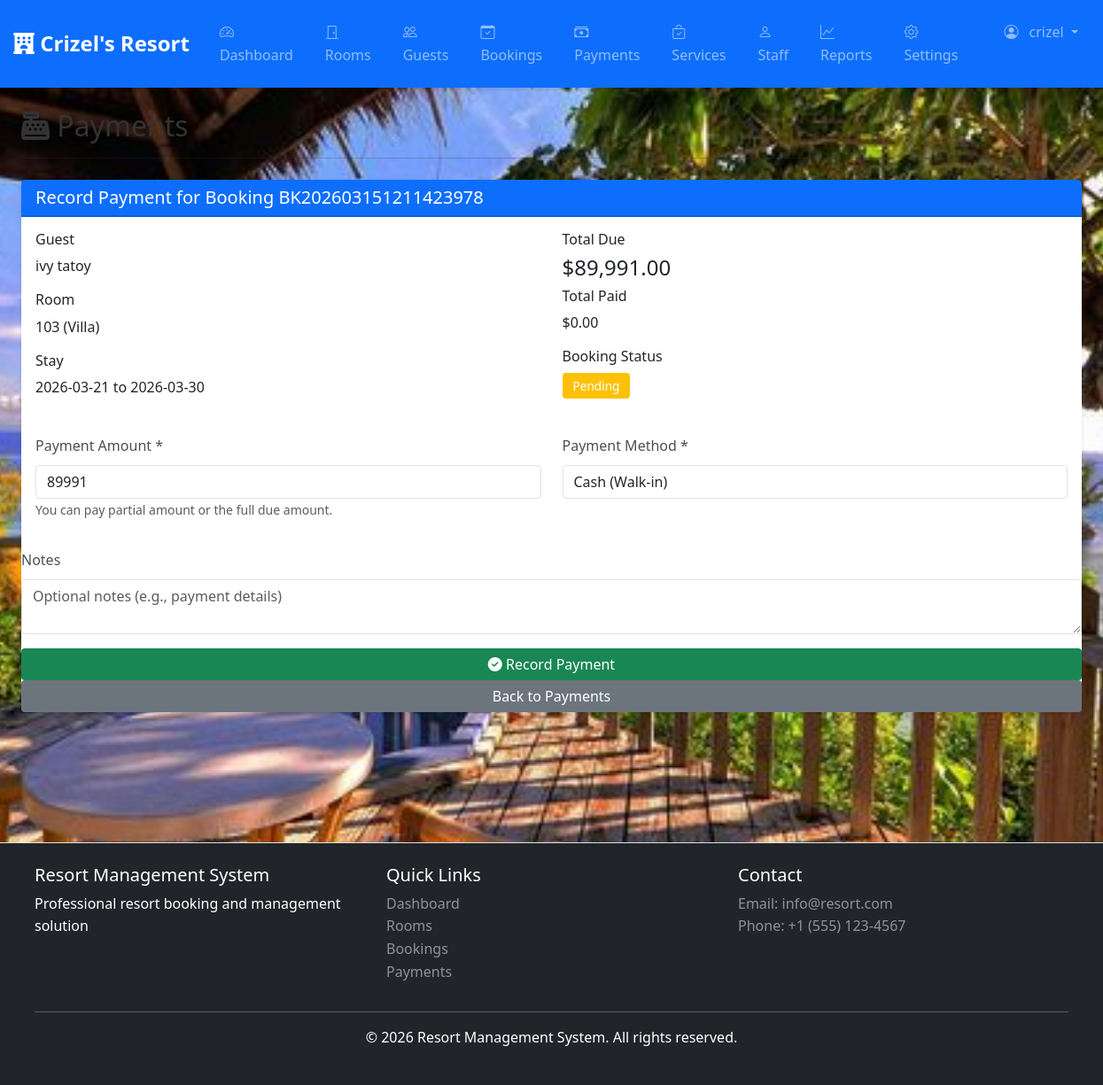
Page /payments.php?action=pay&id=6 (signed in) on the committed database.
### tables this page shows
CREATE TABLE `bookings` (
  `id` int(11) NOT NULL,
  `booking_number` varchar(50) NOT NULL,
  `guest_id` int(11) NOT NULL,
  `room_id` int(11) NOT NULL,
  `check_in_date` date NOT NULL,
  `check_out_date` date NOT NULL,
  `number_of_guests` int(11) NOT NULL,
  `total_price` decimal(10,2) DEFAULT NULL,
  `status` enum('confirmed','checked-in','checked-out','cancelled') DEFAULT 'confirmed',
  `payment_status` enum('pending','paid','refunded') DEFAULT 'pending',
  `special_requests` text DEFAULT NULL,
  `created_at` timestamp NOT NULL DEFAULT current_timestamp(),
  `updated_at` timestamp NOT NULL DEFAULT current_timestamp() ON UPDATE current_timestamp()
);

CREATE TABLE `guests` (
  `id` int(11) NOT NULL,
  `first_name` varchar(100) NOT NULL,
  `last_name` varchar(100) NOT NULL,
  `email` varchar(100) DEFAULT NULL,
  `phone` varchar(20) DEFAULT NULL,
  `address` varchar(255) DEFAULT NULL,
  `city` varchar(100) DEFAULT NULL,
  `country` varchar(100) DEFAULT NULL,
  `id_type` varchar(50) DEFAULT NULL,
  `id_number` varchar(100) DEFAULT NULL,
  `created_at` timestamp NOT NULL DEFAULT current_timestamp(),
  `updated_at` timestamp NOT NULL DEFAULT current_timestamp() ON UPDATE current_timestamp()
);

CREATE TABLE `rooms` (
  `id` int(11) NOT NULL,
  `room_number` varchar(50) NOT NULL,
  `room_type` enum('single','double','suite','deluxe','villa') NOT NULL,
  `capacity` int(11) NOT NULL,
  `price_per_night` decimal(10,2) NOT NULL,
  `description` text DEFAULT NULL,
  `amenities` longtext DEFAULT NULL CHECK (json_valid(`amenities`)),
  `floor` int(11) DEFAULT NULL,
  `status` enum('available','occupied','maintenance') DEFAULT 'available',
  `created_at` timestamp NOT NULL DEFAULT current_timestamp(),
  `updated_at` timestamp NOT NULL DEFAULT current_timestamp() ON UPDATE current_timestamp()
);

### payments.php (the view, shortened to what this page needs)
<?php
require_once 'config/db.php';
$action = $_GET['action'] ?? 'list';
function formatMoney($amount) {
    return '$' . number_format($amount, 2);
}
function getBooking($id) {
    global $conn;
    $id = (int)$id;
    $sql = "SELECT b.*, g.first_name, g.last_name, r.room_number, r.room_type, r.price_per_night,
            (SELECT COALESCE(SUM(amount), 0) FROM payments p WHERE p.booking_id = b.id) AS paid_amount
            FROM bookings b
            JOIN guests g ON b.guest_id = g.id
            JOIN rooms r ON b.room_id = r.id
            WHERE b.id = $id";
    return $conn->query($sql)->fetch_assoc();
}
$selectedBooking = null;
if ($action === 'pay' && isset($_GET['id'])) {
    $selectedBooking = getBooking((int)$_GET['id']);
}
$bookingsQuery = "SELECT b.*, g.first_name, g.last_name, r.room_number, r.room_type,
    (SELECT COALESCE(SUM(amount), 0) FROM payments p WHERE p.booking_id = b.id) AS paid_amount
    FROM bookings b
    JOIN guests g ON b.guest_id = g.id
    JOIN rooms r ON b.room_id = r.id
    ORDER BY b.created_at DESC";
$bookings = $conn->query($bookingsQuery);
include 'views/header.php';
?>
<div class="mb-4">
    <h2><i class="fas fa-cash-register"></i> Payments</h2>
    <hr>
</div>
<?php if ($action === 'list'): ?>
    <div class="mb-3">
        <a href="payments.php?action=pay" class="btn btn-primary">
            <i class="fas fa-plus-circle"></i> Record New Payment
        </a>
    </div>
    <div class="card">
        <div class="card-header bg-primary text-white">
            <h5 class="mb-0">Booking Payments</h5>
        </div>
        <div class="card-body">
            <div class="table-responsive">
                <table class="table table-hover">
                    <thead class="table-light">
                        <tr>
                            <th>Booking #</th>
                            <th>Guest</th>
                            <th>Room</th>
                            <th>Total</th>
                            <th>Paid</th>
                            <th>Due</th>
                            <th>Payment Status</th>
                            <th>Actions</th>
                        </tr>
                    </thead>
                    <tbody>
                        <?php while ($b = $bookings->fetch_assoc()):
                            $due = max(0, $b['total_price'] - $b['paid_amount']);
                        ?>
                        <tr>
                            <td><strong><?php echo htmlspecialchars($b['booking_number']); ?></strong></td>
                            <td><?php echo htmlspecialchars($b['first_name'] . ' ' . $b['last_name']); ?></td>
                            <td><?php echo htmlspecialchars($b['room_number'] . ' (' . ucfirst($b['room_type']) . ')'); ?></td>
                            <td><?php echo formatMoney($b['total_price']); ?></td>
                            <td><?php echo formatMoney($b['paid_amount']); ?></td>
                            <td><?php echo formatMoney($due); ?></td>
                            <td>
                                <span class="badge bg-<?php echo ($b['payment_status'] === 'paid' ? 'success' : ($b['payment_status'] === 'refunded' ? 'secondary' : 'warning')); ?>">
                                    <?php echo ucfirst($b['payment_status']); ?>
                                </span>
                            </td>
                            <td>
                                <?php if ($due > 0): ?>
                                    <a href="payments.php?action=pay&id=<?php echo $b['id']; ?>" class="btn btn-sm btn-success">
                                        <i class="fas fa-credit-card"></i> Pay
                                    </a>
                                <?php else: ?>
                                    <span class="text-muted">No balance</span>
                                <?php endif; ?>
                            </td>
                        </tr>
                        <?php endwhile; ?>
                    </tbody>
                </table>
            </div>
        </div>
    </div>
<?php elseif ($action === 'pay'): ?>
    <div class="card">
        <div class="card-header bg-primary text-white">
            <h5 class="mb-0"><?php echo $selectedBooking ? 'Record Payment for Booking ' . htmlspecialchars($selectedBooking['booking_number']) : 'Record Payment'; ?></h5>
        </div>
        <div class="card-body">
            <?php if (!$selectedBooking): ?>
                <?php
                $pendingSql = "SELECT b.id, b.booking_number, g.first_name, g.last_name, r.room_number, r.room_type, b.total_price,
                    (SELECT COALESCE(SUM(amount), 0) FROM payments p WHERE p.booking_id = b.id) AS paid_amount
                    FROM bookings b
                    JOIN guests g ON b.guest_id = g.id
                    JOIN rooms r ON b.room_id = r.id
                    ORDER BY b.created_at DESC";
                $pendingBookings = $conn->query($pendingSql);
                ?>
                <div class="alert alert-info">Select a booking from the list to record a payment.</div>
                <form method="GET" action="payments.php">
                    <input type="hidden" name="action" value="pay">
                    <div class="row">
                        <div class="col-md-8 mb-3">
                            <select class="form-control" name="id" required>
                                <option value="">Select Booking</option>
                                <?php while ($pb = $pendingBookings->fetch_assoc()):
                                    $due = max(0, $pb['total_price'] - $pb['paid_amount']);
                                    if ($due <= 0) continue;
                                ?>
                                    <option value="<?php echo $pb['id']; ?>">
                                        <?php echo htmlspecialchars($pb['booking_number'] . ' — ' . $pb['first_name'] . ' ' . $pb['last_name'] . ' (Due: ' . formatMoney($due) . ')'); ?>
                                    </option>
                                <?php endwhile; ?>
                            </select>
                        </div>
                        <div class="col-md-4 mb-3">
                            <button type="submit" class="btn btn-primary w-100">
                                <i class="fas fa-arrow-right"></i> Continue
                            </button>
                        </div>
                    </div>
                </form>
            <?php else: ?>
                <div class="row mb-4">
                    <div class="col-md-6">
                        <h6>Guest</h6>
                        <p><?php echo htmlspecialchars($selectedBooking['first_name'] . ' ' . $selectedBooking['last_name']); ?></p>
                        <h6>Room</h6>
                        <p><?php echo htmlspecialchars($selectedBooking['room_number'] . ' (' . ucfirst($selectedBooking['room_type']) . ')'); ?></p>
                        <h6>Stay</h6>
                        <p>
                            <?php echo htmlspecialchars($selectedBooking['check_in_date']); ?>
                            to <?php echo htmlspecialchars($selectedBooking['check_out_date']); ?>
                        </p>
                    </div>
                    <div class="col-md-6">
                        <h6>Total Due</h6>
                        <?php $dueAmount = max(0, $selectedBooking['total_price'] - $selectedBooking['paid_amount']); ?>
                        <p class="h4"><?php echo formatMoney($dueAmount); ?></p>
                        <h6>Total Paid</h6>
                        <p><?php echo formatMoney($selectedBooking['paid_amount']); ?></p>
                        <h6>Booking Status</h6>
                        <p>
                            <span class="badge bg-<?php echo ($selectedBooking['payment_status'] === 'paid' ? 'success' : ($selectedBooking['payment_status'] === 'refunded' ? 'secondary' : 'warning')); ?>">
                                <?php echo ucfirst($selectedBooking['payment_status']); ?>
                            </span>
                        </p>
                    </div>
                </div>
                <form method="POST" action="payments.php?action=record">
                    <div class="row">
                        <div class="col-md-6 mb-3">
                            <label class="form-label">Payment Amount *</label>
                            <input type="number" step="0.01" min="0" max="<?php echo $dueAmount; ?>" class="form-control" name="amount" value="<?php echo $dueAmount > 0 ? $dueAmount : 0; ?>" required>
                            <small class="form-text text-muted">You can pay partial amount or the full due amount.</small>
                        </div>
                        <div class="col-md-6 mb-3">
                            <label class="form-label">Payment Method *</label>
                            <select class="form-control" name="payment_method" id="paymentMethod" required>
                                <option value="cash">Cash (Walk-in)</option>
                            </select>
                        </div>
                    </div>
                    </div>
                    <div class="mb-3">
                        <label class="form-label">Notes</label>
                        <textarea class="form-control" name="notes" rows="2" placeholder="Optional notes (e.g., payment details)"></textarea>
                    </div>
                    <button type="submit" class="btn btn-success">
                        <i class="fas fa-check-circle"></i> Record Payment
                    </button>
                    <a href="payments.php" class="btn btn-secondary">Back to Payments</a>
            <?php endif; ?>
        </div>
    </div>
<?php endif; ?>
<?php include 'views/footer.php'; ?>

### css/style.css (style rules this page uses)
:root { --primary-color: #007bff; --secondary-color: #6c757d; --success-color: #28a745; --danger-color: #dc3545; --warning-color: #ffc107; --info-color: #17a2b8; }
* { margin: 0; padding: 0; box-sizing: border-box; }
body { font-family: 'Segoe UI', Tahoma, Geneva, Verdana, sans-serif; background-image: url('../resort.jpg'); background-attachment: fixed; background-size: cover; background-position: center; background-repeat: no-repeat; color: #333; line-height: 1.6; }
.card { border: none; box-shadow: 0 0.125rem 0.25rem rgba(0, 0, 0, 0.1); margin-bottom: 1.5rem; transition: transform 0.3s ease, box-shadow 0.3s ease; border-radius: 0.5rem; }
.card-header { border-bottom: 2px solid rgba(0, 0, 0, 0.125); font-weight: 600; }
.btn { border-radius: 0.25rem; font-weight: 500; transition: all 0.3s ease; border: none; }
.form-control { border: 1px solid #dee2e6; border-radius: 0.25rem; transition: border-color 0.3s ease, box-shadow 0.3s ease; }
.form-label { font-weight: 500; color: #495057; margin-bottom: 0.5rem; }
.badge { padding: 0.5rem 0.75rem; border-radius: 0.25rem; font-weight: 500; font-size: 0.85rem; }
.alert, .card { animation: fadeIn 0.3s ease; }
.mb-4 { margin-bottom: 1.5rem !important; }
.mb-3 { margin-bottom: 1rem !important; }

### rows in the picture
bookings: booking_number "BK202603151211423978", guest.last_name "ivy tatoy", room.room_type "103 (Villa)", check_in_date "2026-03-21", check_out_date "2026-03-30", payment_status "Pending"

### other values in the picture
$_SESSION['user_name'] "crizel"
formatMoney($dueAmount) "$89,991.00"
formatMoney($selectedBooking['paid_amount']) "$0.00"
